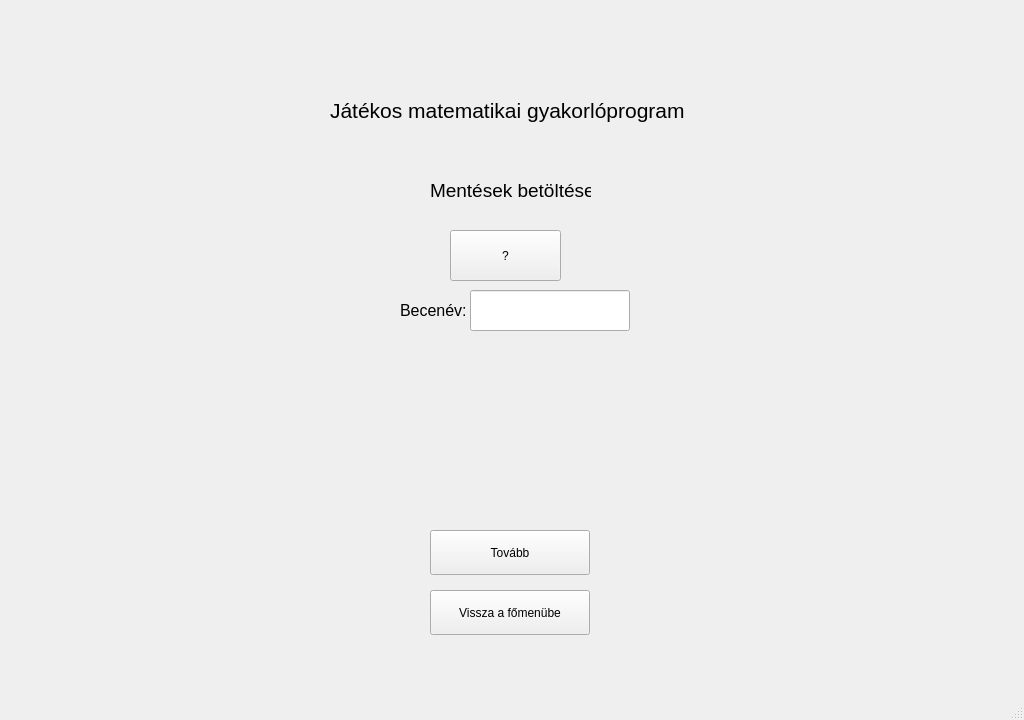
<?xml version="1.0" encoding="UTF-8"?>
<ui version="4.0">
 <class>homewin</class>
 <widget class="QMainWindow" name="homewin">
  <property name="enabled">
   <bool>true</bool>
  </property>
  <property name="geometry">
   <rect>
    <x>0</x>
    <y>0</y>
    <width>1024</width>
    <height>720</height>
   </rect>
  </property>
  <property name="sizePolicy">
   <sizepolicy hsizetype="Fixed" vsizetype="Fixed">
    <horstretch>0</horstretch>
    <verstretch>0</verstretch>
   </sizepolicy>
  </property>
  <property name="minimumSize">
   <size>
    <width>1024</width>
    <height>720</height>
   </size>
  </property>
  <property name="maximumSize">
   <size>
    <width>1024</width>
    <height>720</height>
   </size>
  </property>
  <property name="windowTitle">
   <string>Játékos matematikai gyakorlóprogram</string>
  </property>
  <widget class="QWidget" name="centralwidget">
   <widget class="QLabel" name="label_5">
    <property name="geometry">
     <rect>
      <x>0</x>
      <y>0</y>
      <width>1024</width>
      <height>720</height>
     </rect>
    </property>
    <property name="minimumSize">
     <size>
      <width>1024</width>
      <height>720</height>
     </size>
    </property>
    <property name="maximumSize">
     <size>
      <width>1024</width>
      <height>720</height>
     </size>
    </property>
    <property name="mouseTracking">
     <bool>false</bool>
    </property>
    <property name="tabletTracking">
     <bool>false</bool>
    </property>
    <property name="frameShape">
     <enum>QFrame::NoFrame</enum>
    </property>
    <property name="text">
     <string/>
    </property>
    <property name="pixmap">
     <pixmap>../képek/cartoon-beach-background-1920-x-786-n6aoizc57lrr81s0.jpg</pixmap>
    </property>
   </widget>
   <widget class="QLabel" name="label_6">
    <property name="geometry">
     <rect>
      <x>330</x>
      <y>80</y>
      <width>361</width>
      <height>61</height>
     </rect>
    </property>
    <property name="font">
     <font>
      <pointsize>16</pointsize>
     </font>
    </property>
    <property name="text">
     <string>Játékos matematikai gyakorlóprogram</string>
    </property>
   </widget>
   <widget class="QLabel" name="label_7">
    <property name="geometry">
     <rect>
      <x>430</x>
      <y>160</y>
      <width>161</width>
      <height>61</height>
     </rect>
    </property>
    <property name="font">
     <font>
      <pointsize>16</pointsize>
     </font>
    </property>
    <property name="text">
     <string>&lt;html&gt;&lt;head/&gt;&lt;body&gt;&lt;p&gt;&lt;span style=&quot; font-size:14pt;&quot;&gt;Mentések betöltése&lt;/span&gt;&lt;/p&gt;&lt;/body&gt;&lt;/html&gt;</string>
    </property>
   </widget>
   <widget class="QPushButton" name="visszabutton">
    <property name="geometry">
     <rect>
      <x>430</x>
      <y>590</y>
      <width>160</width>
      <height>45</height>
     </rect>
    </property>
    <property name="text">
     <string>Vissza a főmenübe</string>
    </property>
    <property name="icon">
     <iconset>
      <normaloff>../képek/visszanyil.png</normaloff>../képek/visszanyil.png</iconset>
    </property>
    <property name="iconSize">
     <size>
      <width>25</width>
      <height>25</height>
     </size>
    </property>
    <property name="checkable">
     <bool>false</bool>
    </property>
    <property name="autoDefault">
     <bool>false</bool>
    </property>
    <property name="default">
     <bool>false</bool>
    </property>
    <property name="flat">
     <bool>false</bool>
    </property>
   </widget>
   <widget class="QPushButton" name="mentesleiras">
    <property name="geometry">
     <rect>
      <x>450</x>
      <y>230</y>
      <width>111</width>
      <height>51</height>
     </rect>
    </property>
    <property name="text">
     <string>?</string>
    </property>
   </widget>
   <widget class="QPushButton" name="B1">
    <property name="geometry">
     <rect>
      <x>430</x>
      <y>530</y>
      <width>160</width>
      <height>45</height>
     </rect>
    </property>
    <property name="text">
     <string>Tovább</string>
    </property>
   </widget>
   <widget class="QLabel" name="label">
    <property name="geometry">
     <rect>
      <x>400</x>
      <y>290</y>
      <width>71</width>
      <height>41</height>
     </rect>
    </property>
    <property name="text">
     <string>&lt;html&gt;&lt;head/&gt;&lt;body&gt;&lt;p&gt;&lt;span style=&quot; font-size:12pt;&quot;&gt;Becenév:&lt;/span&gt;&lt;/p&gt;&lt;/body&gt;&lt;/html&gt;</string>
    </property>
   </widget>
   <widget class="QLineEdit" name="T1">
    <property name="geometry">
     <rect>
      <x>470</x>
      <y>290</y>
      <width>160</width>
      <height>41</height>
     </rect>
    </property>
   </widget>
  </widget>
  <widget class="QMenuBar" name="menubar">
   <property name="geometry">
    <rect>
     <x>0</x>
     <y>0</y>
     <width>1024</width>
     <height>21</height>
    </rect>
   </property>
  </widget>
  <widget class="QStatusBar" name="statusbar"/>
 </widget>
 <resources/>
 <connections/>
</ui>
